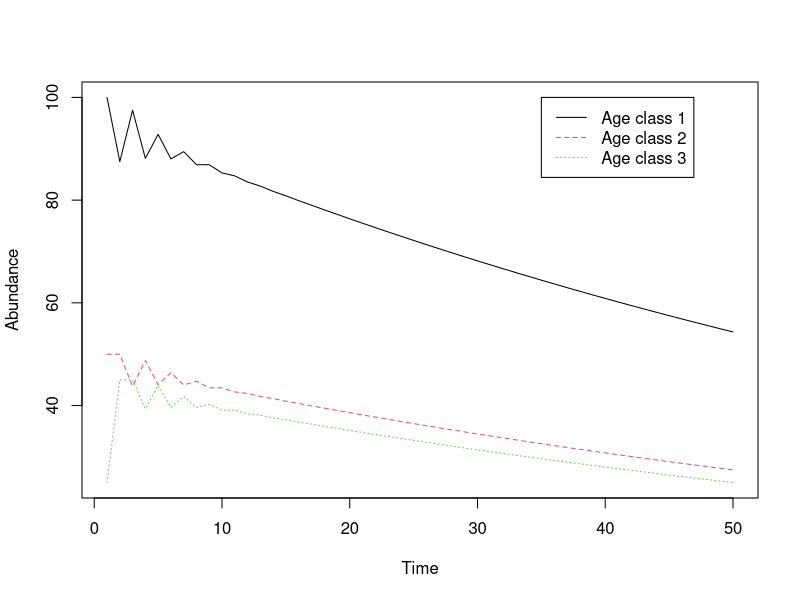
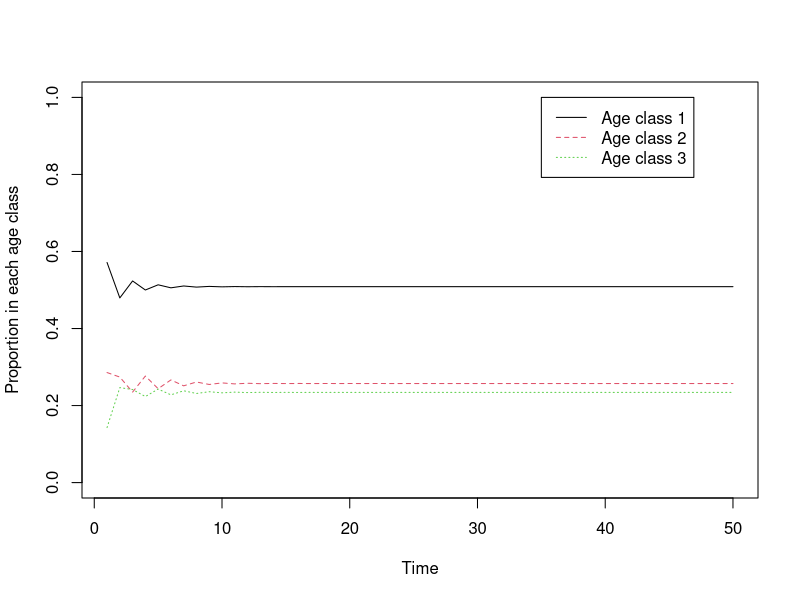
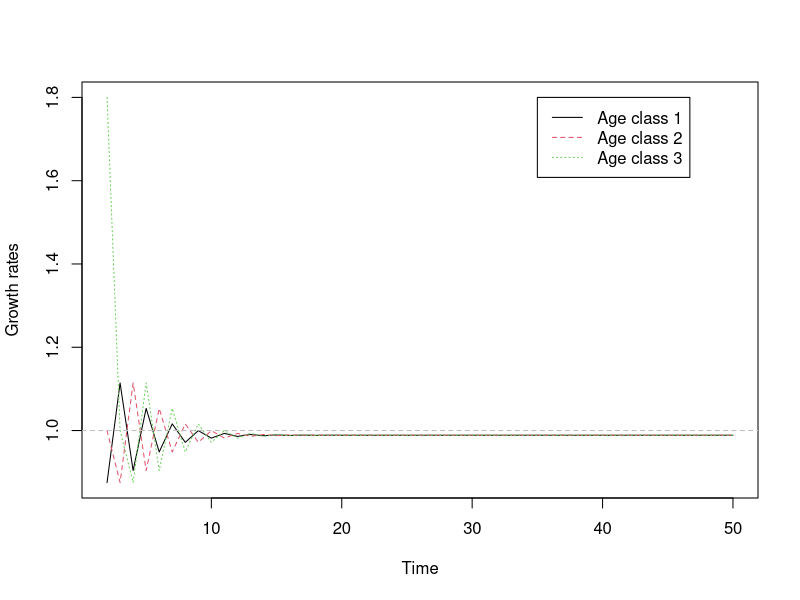

Here is the R script that generated these plots, in order:
## ---- chunk 1
#| label: tbl-example
#| tbl-cap: "Leslie matrix"
#| echo: false
library(knitr)
L <- matrix(c(1.6, 1.5, 0.25, 0,
              0.8,  0,  0, 0, 
              0,  0.5,  0, 0,
              0,    0,  0.25, 0), nrow=4, byrow=TRUE)
kable(L)
## ---- chunk 2
#| label: ex1-A
A <- matrix(c(0.0, 1.5, 0.5,  ## The fecundities
              0.5, 0.0, 0.0,  ## The first value is s1
              0.0, 0.9, 0.0), ## The second value is s2
            nrow=3, ncol=3, byrow=TRUE)
A
## ---- chunk 3
#| label: ex1-n0
years <- 1:50
nYears <- length(years)
n <- matrix(NA, nYears, 3)
n[1,] <- c(100, 50, 25)    ## Initial abundance
## ---- chunk 4
#| label: ex1-proj
for(t in 2:nYears) {
  n[t,] <- A %*% n[t-1,]   ## Matrix multiplication
}
## ---- chunk 5
#| label: ex1-plot
#| fig-align: 'center'
matplot(years, n, type="l", pch=16, xlab="Time", ylab="Abundance")
legend(35, 100, c("Age class 1", "Age class 2", "Age class 3"), col=1:3, lty=1:3)
## ---- chunk 6
#| label: ex1-AD
#| fig-align: 'center'
N <- rowSums(n) ## Total abundance each year
c <- n/N        ## This works because of R's recycling rules
matplot(years, c, type="l", pch=16, ylim=c(0, 1), xlab="Time",
        ylab="Proportion in each age class")
legend(35, 1, c("Age class 1", "Age class 2", "Age class 3"), col=1:3, lty=1:3)
## ---- chunk 7
#| label: ex-AD-proj
SAD.proj <- c[nYears,]
SAD.proj
## ---- chunk 8
#| label: ex1-lam_it
#| out-width: '85%'
#| fig-align: 'center'
lambda.it <- n[-1,]/n[-nYears,] ## Divide each row by the row before it
matplot(years[-1], ## There are nYears-1 *intervals* between years
        lambda.it, type="l", pch=16, xlab="Time", ylab="Growth rates")
abline(h=1, lty=2, col="grey") ## Horizontal line
legend(35, 1.8, c("Age class 1", "Age class 2", "Age class 3"), col=1:3, lty=1:3)
## ---- chunk 9
#| label: ex-lam-proj
lambda.it[nYears-1,] ## These should all be the same
lambda.proj <- lambda.it[nYears-1,1]
lambda.proj ## Asymptotic growth rate
## ---- chunk 10
#| label: ex1-lam
eA <- eigen(A)
lambda <- Re(eA$values[1])  ## Dominant eigenvalue is the 
lambda                      ## asymptotic growth rate
## ---- chunk 11
#| label: ex1-lam-check
lambda.proj
lambda
## ---- chunk 12
#| label: ex1-sad
SADu <- Re(eA$vectors[,1])  ## Right eigenvector is stable age dist
SAD <- SADu/sum(SADu)
SAD
## ---- chunk 13
#| label: ex1-sad-check
SAD
SAD.proj
## ---- chunk 14
#| label: ex1-rv
eAT <- eigen(t(A))
RVu <- Re(eAT$vectors[,1]) ## Left eigenvector gives the RVs
RV <- RVu/RVu[1]           ## Standard to divide by first RV
RV
